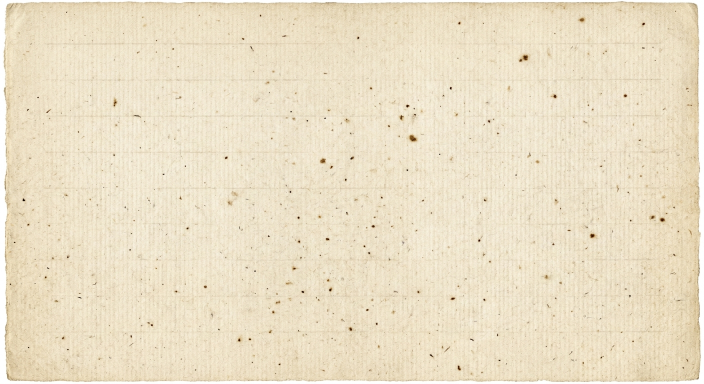
#> input picture design-explore/work/img/paper-tile.jpg, 1408 x 768 px (shown at 1/2 size)
$ python proc.py
#> lines starting #> are read from the running program, lines starting #| are printed output that depends on the picture
from PIL import Image, ImageChops
import os, glob

os.makedirs("work/img", exist_ok=True)

# 1. paper: crop deckle edges, keep interior for tiling
p = Image.open("work/img/paper-tile.jpg").convert("RGB")
#> p is the input picture: PIL image 1408x768 RGB; mean R, G, B 235.9, 224.2, 198.5
w,h = p.size
#> w = 1408; h = 768
m = int(min(w,h)*0.10)
#> m = 76
p.crop((m,m,w-m,h-m)).resize((900, int(900*(h-2*m)/(w-2*m)))).save("work/img/paper.jpg", quality=88)
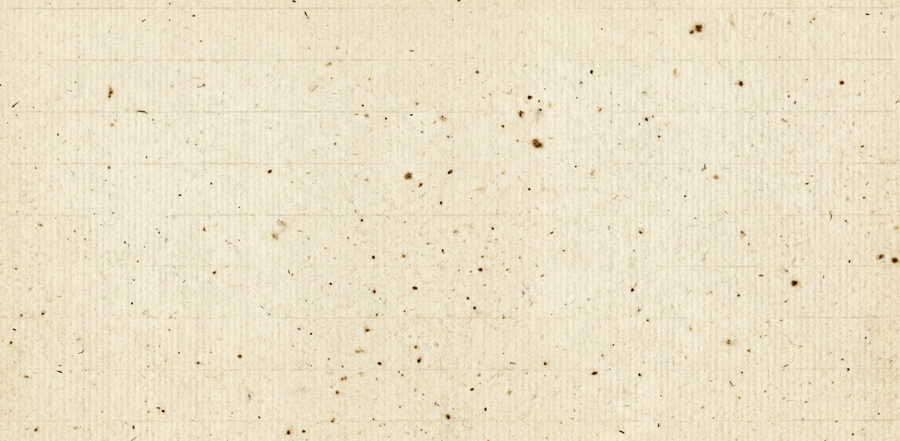
#> saved as paper.jpg: PIL image 900x441 RGB; mean R, G, B 236.6, 225.2, 200.1
print("paper", p.size, "->", Image.open("work/img/paper.jpg").size)
#| paper (1408, 768) -> (900, 441)

# 2. specimens: white -> alpha, keep colour, trim to content
for f in sorted(glob.glob("work/img/specimen-*.jpg")):
    im = Image.open(f).convert("RGB")
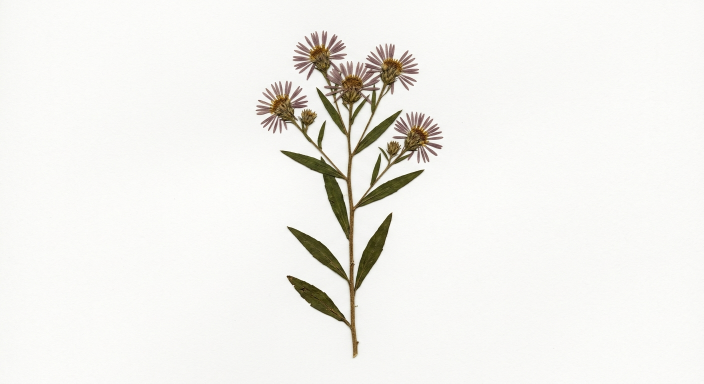
#> input picture design-explore/work/img/specimen-aster.jpg, 1408 x 768 px (shown at 1/2 size)
#> im is the input picture: PIL image 1408x768 RGB; mean R, G, B 241.1, 240.2, 236.3
    g  = im.convert("L")
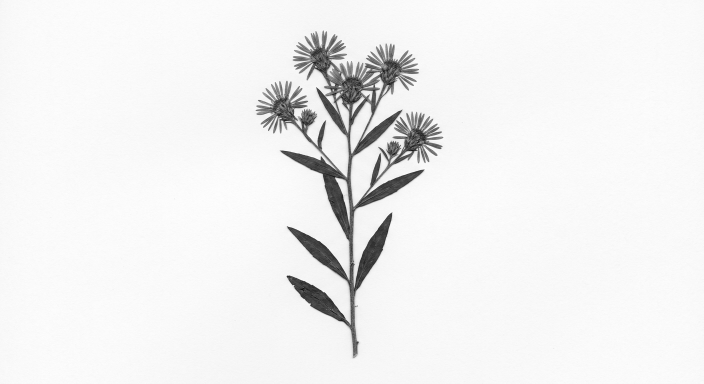
#> g: PIL image 1408x768 L (shown at 1/2 size); min 4, max 255, mean 240.1
    # alpha: fully opaque at ink, transparent at paper white.
    # hi was 252, but these scans' paper sits nearer 240, so the background
    # came out at alpha 2-13 instead of 0. Invisible against the sheet and a
    # visible rectangle against a print card, which is what matte.py had to go
    # back and clear. FLOOR drops anything the ramp leaves in the haze.
    lo, hi, FLOOR = 120, 236, 26
    alpha = g.point(lambda v: 255 if v <= lo else (0 if v >= hi else int(255*(hi-v)/(hi-lo))))
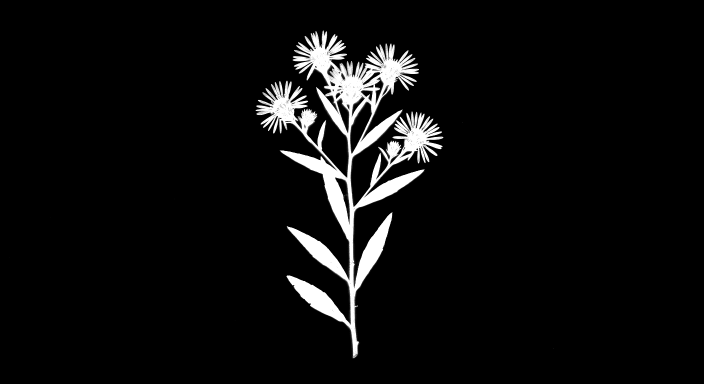
#> alpha: PIL image 1408x768 L (shown at 1/2 size); min 0, max 255, mean 13.3
    alpha = alpha.point(lambda v: 0 if v < FLOOR else v)
    out = im.convert("RGBA")
    out.putalpha(alpha)
    bbox = alpha.getbbox()
#> bbox = (511, 61, 1108, 717)
    if bbox: out = out.crop(bbox)
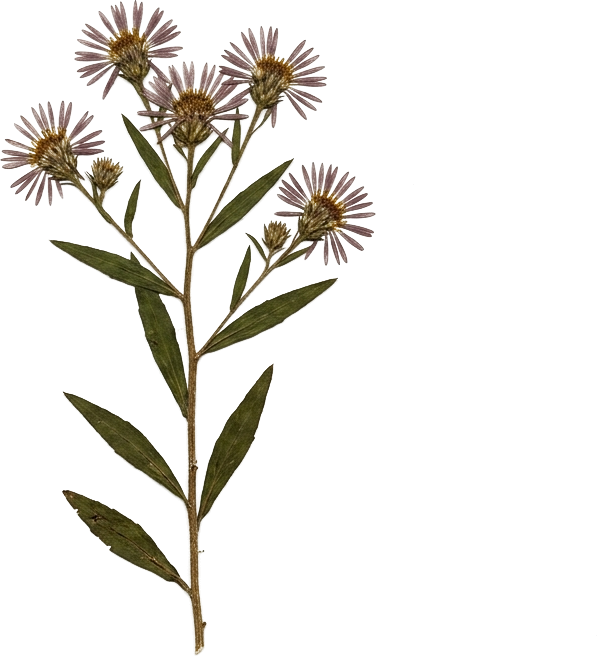
#> out: PIL image 597x656 RGBA; mean R, G, B, A 226.3, 223.9, 217.2, 36.5; transparent parts drawn white
    # cap width so files stay light
    if out.width > 1200:
        out = out.resize((1200, int(out.height*1200/out.width)), Image.LANCZOS)
    name = os.path.basename(f).replace(".jpg",".png")
    out.save(f"work/img/{name}")
    print(name, out.size, os.path.getsize(f"work/img/{name}")//1024, "kb")
#| specimen-aster.png (597, 656) 578 kb
#> pass 2 of the loop `for f in sorted(glob.glob("work/img/specimen-*.jpg")):`:
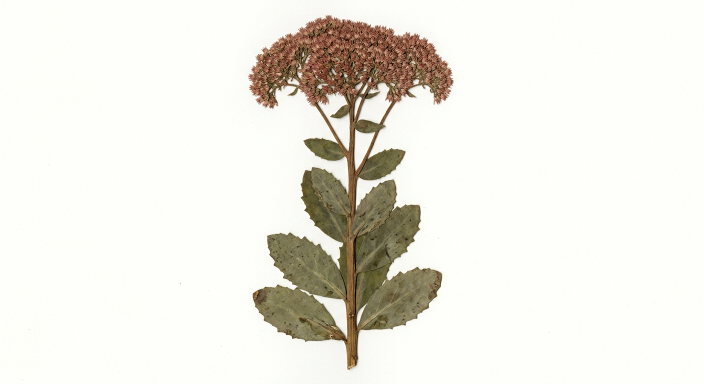
#> input picture design-explore/work/img/specimen-autumn-joy-sedum.jpg, 1408 x 768 px (shown at 1/2 size)
#> im is the input picture: PIL image 1408x768 RGB; mean R, G, B 236.3, 234.3, 225.6
#> `alpha = g.point(lambda v: 255 if v <= lo else (0 if v >= hi else int(2..`:
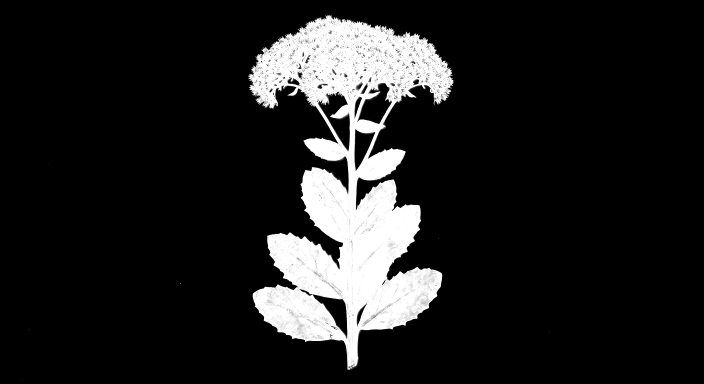
#> alpha: PIL image 1408x768 L (shown at 1/2 size); min 0, max 255, mean 31.6
#> bbox = (45, 30, 1099, 760)
#> `if bbox: out = out.crop(bbox)`:
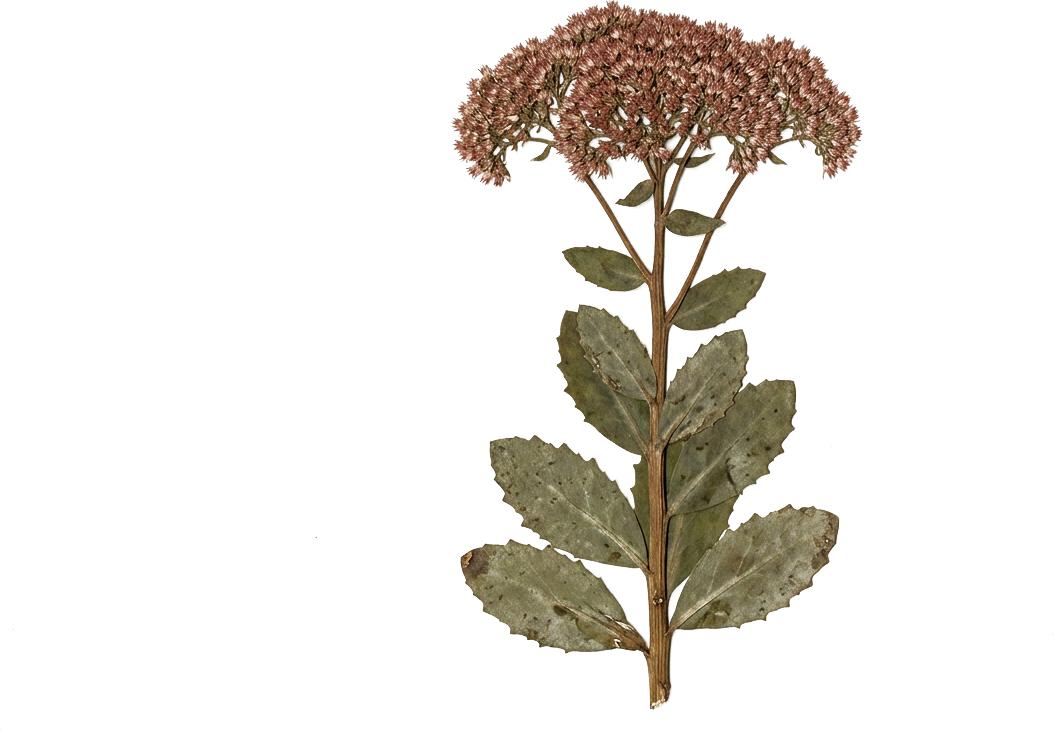
#> out: PIL image 1054x730 RGBA; mean R, G, B, A 229.3, 226.2, 216.1, 44.4; transparent parts drawn white
#| specimen-autumn-joy-sedum.png (1054, 730) 1025 kb
#> pass 3 of the loop `for f in sorted(glob.glob("work/img/specimen-*.jpg")):`:
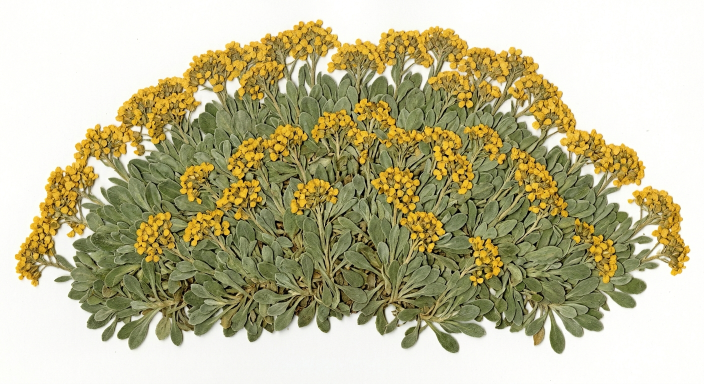
#> input picture design-explore/work/img/specimen-basket-of-gold.jpg, 1408 x 768 px (shown at 1/2 size)
#> im is the input picture: PIL image 1408x768 RGB; mean R, G, B 190.4, 184.9, 149.8
#> `out.putalpha(alpha)`:
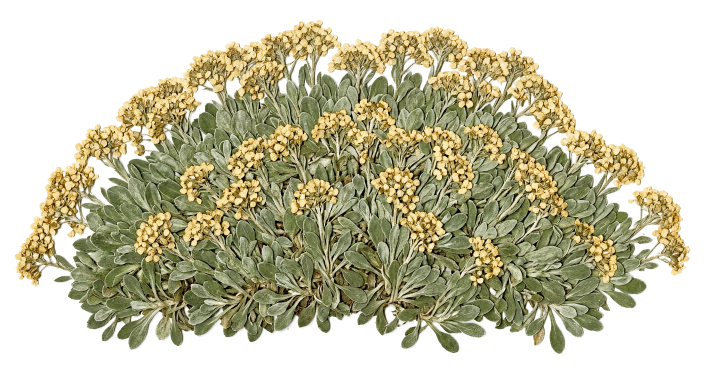
#> out: PIL image 1408x768 RGBA (shown at 1/2 size); mean R, G, B, A 190.4, 184.9, 149.8, 116.3; transparent parts drawn white
#> bbox = (30, 39, 1381, 761)
#> `out = out.resize((1200, int(out.height*1200/out.width)), Image.LANCZOS)`:
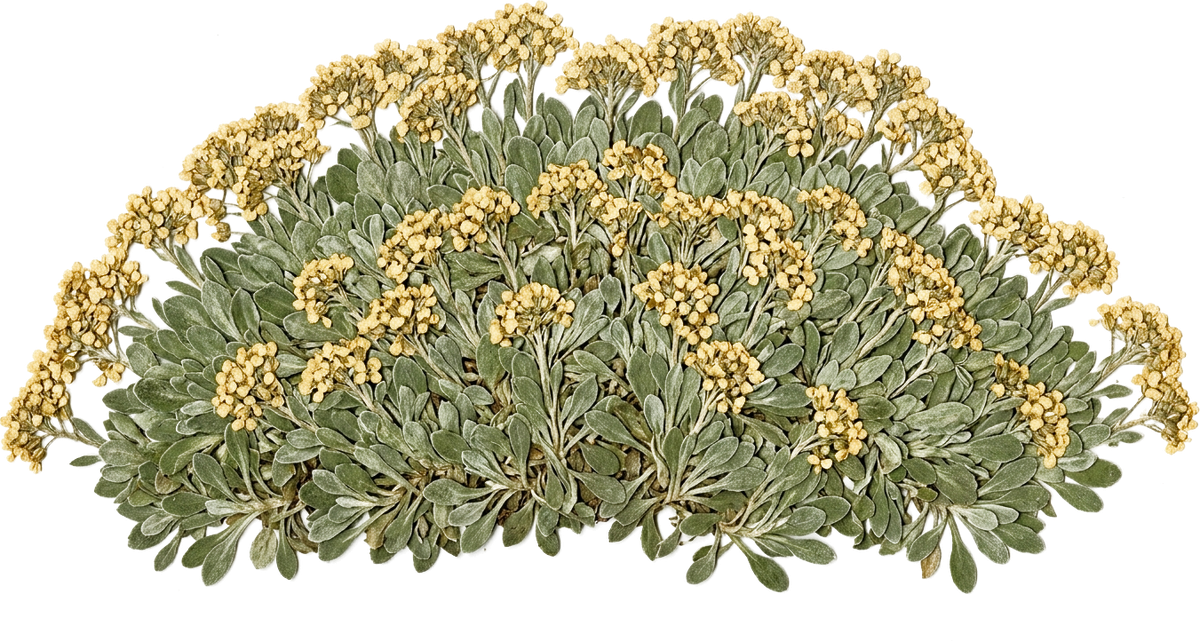
#> out: PIL image 1200x641 RGBA; mean R, G, B, A 90.8, 84.5, 46.8, 128.4; transparent parts drawn white
#| specimen-basket-of-gold.png (1200, 641) 1585 kb
